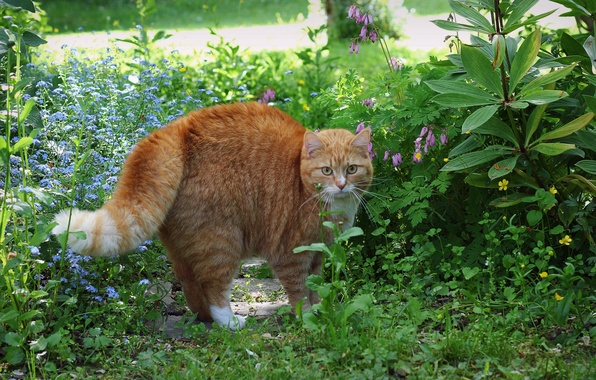
#> input picture thresholding/cat.jpg, 596 x 380 px
$ python thr.py
#> lines starting #> are read from the running program, lines starting #| are printed output that depends on the picture; after the words box and inside, x2 and y2 are one past the last pixel; in counts of white or black regions, pixels touching at a corner belong together
#> further down, img is the input picture: shape (380, 596, 3); mean B, G, R 69.2, 112.2, 89.9
import cv2
import numpy as np


def block_thrashold(image, block=[50,50,150],size =[50,50,50]):
	img = image.copy()

	### block 2 [0:50...] masks
	b= (img[:,:,0]>block[0]) * (img[:,:,0]<block[0]+size[0])
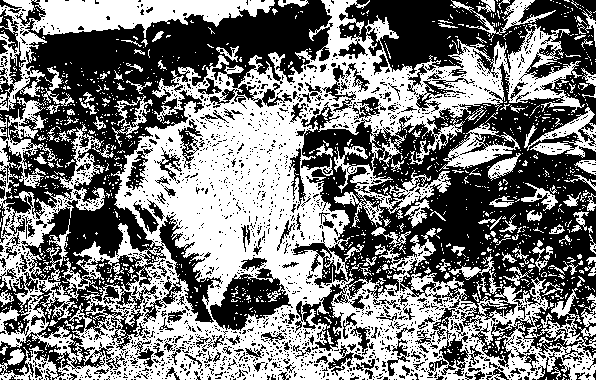
#> b: shape (380, 596) bool; 48.3% white; 1377 white regions (1244 under 20 px), largest, box (x1, y1, x2, y2) and area: (0, 0, 596, 380) 85013, (0, 0, 275, 111) 7437, (524, 107, 596, 158) 1352
	g= (img[:,:,1]>block[1]) * (img[:,:,1]<block[1]+size[1])
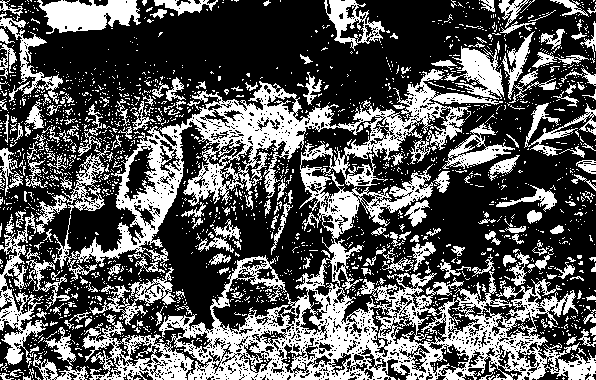
#> g: shape (380, 596) bool; 34.8% white; 2050 white regions (1846 under 20 px), largest, box (x1, y1, x2, y2) and area: (53, 69, 596, 380) 40918, (0, 144, 110, 368) 3536, (82, 314, 194, 380) 2647
	r= (img[:,:,2]>block[2]) * (img[:,:,2]<block[2]+size[2])
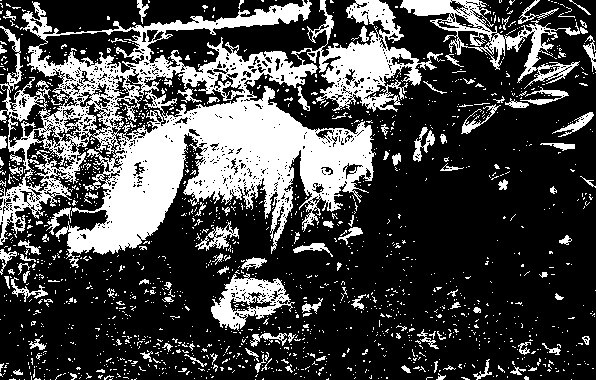
#> r: shape (380, 596) bool; 27.9% white; 1553 white regions (1441 under 20 px), largest, box (x1, y1, x2, y2) and area: (0, 0, 445, 268) 44920, (400, 0, 588, 89) 3566, (211, 273, 295, 331) 2112
	res = g * b * r
#> res: shape (380, 596) bool; 5.3% white; 804 white regions (776 under 20 px), largest, box (x1, y1, x2, y2) and area: (115, 100, 306, 237) 8116, (198, 221, 239, 251) 336, (300, 152, 326, 202) 322

	#img[ res ]=(255,255,255)
	img[ np.invert(res) ]=(0,0,0)
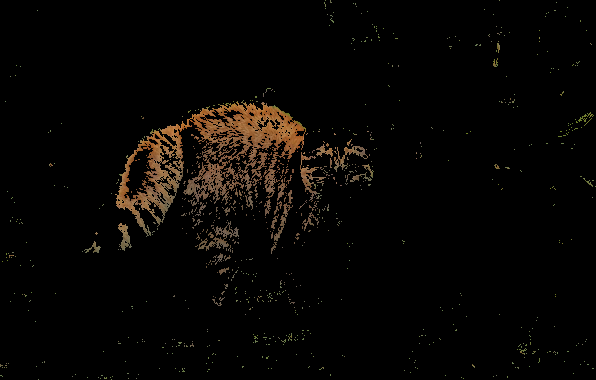
#> img: shape (380, 596, 3); mean B, G, R 3.5, 5.4, 7.3

	return img


## 3 types of thr from opencv documentation
# documentation https://docs.opencv.org/4.5.2/d7/d4d/tutorial_py_thresholding.html
# source https://github.com/opencv/opencv/blob/master/modules/imgproc/src/thresh.cpp
# for adaptive threshold we use not the mean full image threshold, but we have cell mean
def adaptive_gaussian():
	import cv2 as cv
	import numpy as np
	from matplotlib import pyplot as plt
	img = cv.imread('sudoku.png',0)
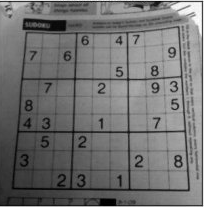
#> input picture thresholding/sudoku.png, 204 x 207 px
#> img is the input picture: shape (207, 204); min 0, max 255, mean 112.6
	#img = cv.medianBlur(img,5)
	ret,th1 = cv.threshold(img,127,255,cv.THRESH_BINARY)
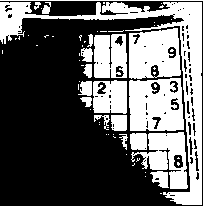
#> th1: shape (207, 204); 38.6% white; 64 white regions (45 under 20 px), largest, box (x1, y1, x2, y2) and area: (0, 2, 202, 205) 5551, (129, 78, 184, 131) 2458, (129, 28, 181, 79) 2160
	th2 = cv.adaptiveThreshold(img,255,cv.ADAPTIVE_THRESH_MEAN_C,     cv.THRESH_BINARY,11,2)
#> th2: shape (207, 204); 68.8% white; 266 black regions (215 under 20 px), largest, box (x1, y1, x2, y2) and area: (11, 26, 190, 192) 5602, (0, 0, 204, 207) 3065, (69, 5, 196, 29) 882
	th3 = cv.adaptiveThreshold(img,255,cv.ADAPTIVE_THRESH_GAUSSIAN_C, cv.THRESH_BINARY,11,2)
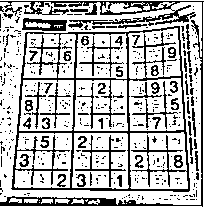
#> th3: shape (207, 204); 71.4% white; black in thin lines or dots
	titles = ['Original Image', 'Global Thresholding (v = 127)',
		    'Adaptive Mean Thresholding', 'Adaptive Gaussian Thresholding']
	images = [img, th1, th2, th3]
	for i in range(4):
	    plt.subplot(2,2,i+1),plt.imshow(images[i],'gray')
	    plt.title(titles[i])
	    plt.xticks([]),plt.yticks([])
	plt.show()


import time
if __name__ == "__main__":

	img = cv2.imread("cat.jpg")


	t0 = time.time()
	thrasholded = block_thrashold(img, block=[30,80,100], size =[60,50,100])
	t1 = time.time()
	print(t1-t0)

	cv2.imshow("",thrasholded)
	cv2.waitKey(0)

	adaptive_gaussian()
